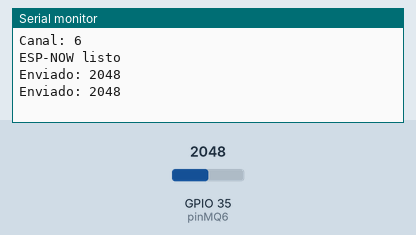
Recording of a sketch running on a simulated ESP32. On the bench: the last lines printed to the serial monitor. The inputs (shaded band) are chosen by the test bench; at power-on: GPIO 35 (pinMQ6) = 2048.

Above: at 1.3 s.
1.4 s: GPIO 35 (pinMQ6) set to 2866
At 1.9 s:
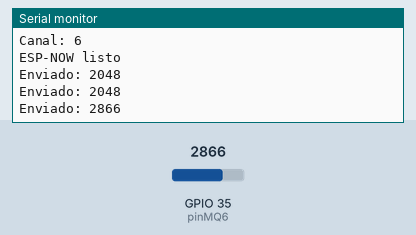
2.9 s: GPIO 35 (pinMQ6) set to 3603
At 3.4 s:
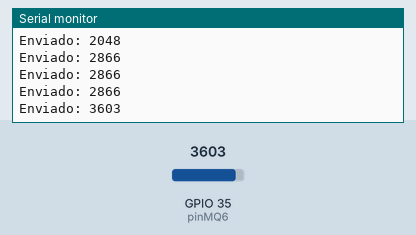
Timing chart, 0 to 5.9 s (numbered marks = the images above; inputs shaded):
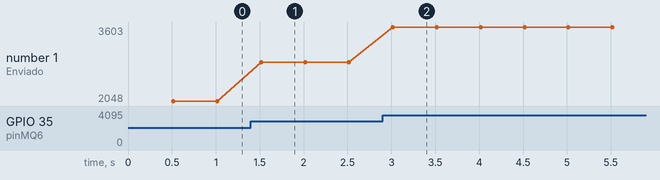

Measured:
- after the input at 1.4 s, the serial monitor: prints a new line after 0.12 s (image 1)
- after the input at 2.9 s, the serial monitor: prints a new line after 0.12 s (image 2)
- plotted number 1: 2048 → 2866 after the input at 1.4 s, 2866 → 3603 after the input at 2.9 s

The sketch:

esp_gas.ino
```cpp
#include "GasSensor.h"
#include "EspNowSender.h"

const int pinMQ6 = 35;

uint8_t receiverAddress[] = {0x30, 0x76, 0xF5, 0xF4, 0x14, 0xD4};

GasSensor sensor(pinMQ6, 50);
EspNowSender sender(receiverAddress);

unsigned long lastSend = 0;
const int interval = 500;

void setup() {
  Serial.begin(115200);

  sender.begin(4); // canal WiFi
}

void loop() {

  // 🔥 control de tiempo SIN delay
  if (millis() - lastSend >= interval) {
    lastSend = millis();

    int gas = sensor.read();

    sender.send(gas);
  }
}
```

EspNowSender.cpp
```cpp
#include "EspNowSender.h"
#include <WiFi.h>
#include "esp_wifi.h"

EspNowSender::EspNowSender(const uint8_t *addr) {
  memcpy(address, addr, 6);
}

void EspNowSender::begin(int channel) {
  WiFi.mode(WIFI_STA);

  esp_wifi_set_channel(channel, WIFI_SECOND_CHAN_NONE);

  Serial.print("Canal: ");
  Serial.println(WiFi.channel());

  if (esp_now_init() != ESP_OK) {
    Serial.println("Error ESP-NOW");
    return;
  }

  esp_now_peer_info_t peerInfo = {};
  memcpy(peerInfo.peer_addr, address, 6);
  peerInfo.channel = channel;
  peerInfo.encrypt = false;

  if (esp_now_add_peer(&peerInfo) != ESP_OK) {
    Serial.println("Error agregando peer");
  }

  Serial.println("ESP-NOW listo");
}

bool EspNowSender::send(int value) {
  SensorData data;
  data.gasValue = value;

  esp_err_t result = esp_now_send(address, (uint8_t *)&data, sizeof(data));

  if (result == ESP_OK) {
    Serial.print("Enviado: ");
    Serial.println(value);
    return true;
  } else {
    Serial.print("Error envio: ");
    Serial.println(result);
    return false;
  }
}
```

EspNowSender.h
```cpp
#ifndef ESPNOW_SENDER_H
#define ESPNOW_SENDER_H

#include <esp_now.h>

typedef struct {
  int gasValue;
} SensorData;

class EspNowSender {
  private:
    uint8_t address[6];

  public:
    EspNowSender(const uint8_t *addr);

    void begin(int channel);
    bool send(int value);
};

#endif
```

GasSensor.cpp
```cpp
#include "GasSensor.h"
#include <Arduino.h>

GasSensor::GasSensor(int p, int s) {
  pin = p;
  samples = s;
}

int GasSensor::read() {
  long sum = 0;

  for (int i = 0; i < samples; i++) {
    sum += analogRead(pin);
    delayMicroseconds(200); // 🔥 mejor que delay(2)
  }

  return sum / samples;
}
```

GasSensor.h
```cpp
#ifndef GAS_SENSOR_H
#define GAS_SENSOR_H

class GasSensor {
  private:
    int pin;
    int samples;

  public:
    GasSensor(int pin, int samples = 50);

    int read();
};

#endif
```
